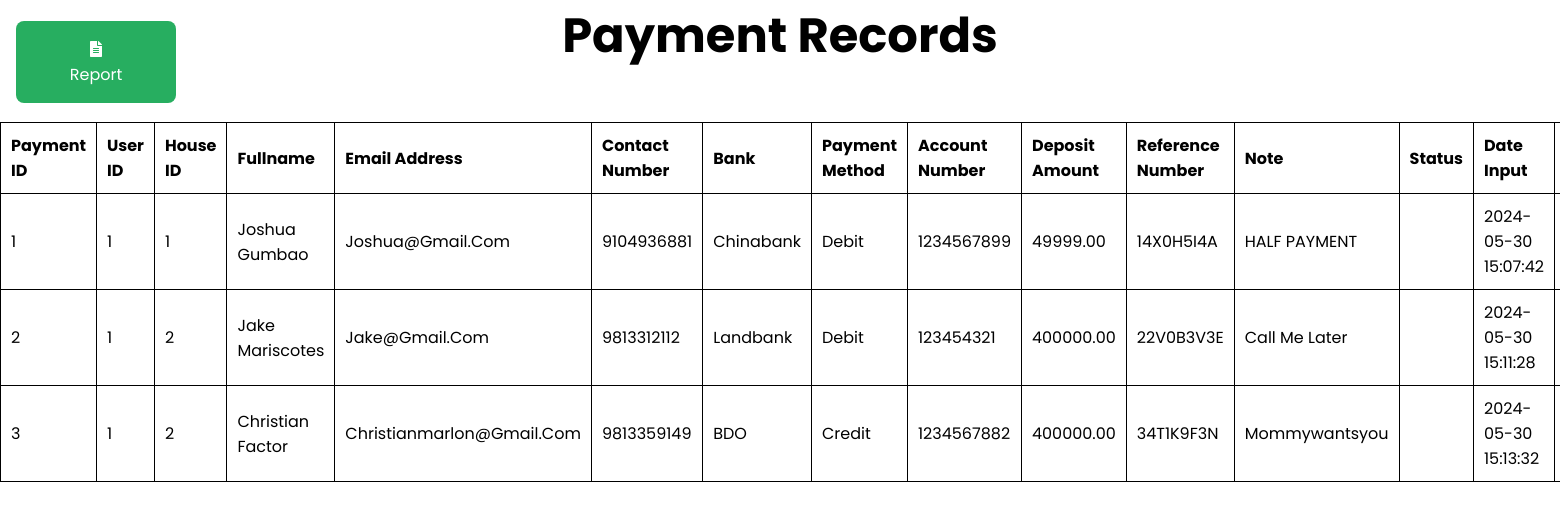
The page /admin_order.php on the database its author committed.
### tables this page shows
CREATE TABLE `payment` (
  `paymentId` int(11) NOT NULL,
  `user_id` int(11) NOT NULL,
  `houseId` int(11) NOT NULL,
  `Fullname` varchar(255) NOT NULL,
  `Email_Address` varchar(255) NOT NULL,
  `Contact_Number` bigint(255) NOT NULL,
  `Bank` enum('BDO','Landbank','Chinabank','') NOT NULL,
  `Payment_Method` enum('Debit','Credit','','') NOT NULL,
  `Account_Number` bigint(255) NOT NULL,
  `Deposit_Amount` decimal(14,2) NOT NULL,
  `Reference_Number` varchar(9) NOT NULL,
  `Note` varchar(255) NOT NULL,
  `Status` enum('Processing','Done','','') NOT NULL,
  `Date_Input` datetime NOT NULL DEFAULT current_timestamp()
);

### admin_order.php (the view, shortened to what this page needs)
<?php
include 'db.php';
$sql = "SELECT * FROM payment";
$result = $conn->query($sql);
?>
<!DOCTYPE html>
<html lang="en">
<head>
    <link rel="stylesheet" href="https://cdnjs.cloudflare.com/ajax/libs/font-awesome/5.15.4/css/all.min.css">
    <link rel="stylesheet" href="css/admin_order.css">
</head>
<body>
<div class="nav-buttons">
       <a href="admin_report.php"class="btn btn-report"><i class="fas fa-file-alt icon"></i>Report</a>
   </div>
    <h1>Payment Records</h1>
    <table>
        <tr>
            <th>Payment ID</th>
            <th>User ID</th>
            <th>House ID</th>
            <th>Fullname</th>
            <th>Email Address</th>
            <th>Contact Number</th>
            <th>Bank</th>
            <th>Payment Method</th>
            <th>Account Number</th>
            <th>Deposit Amount</th>
            <th>Reference Number</th>
            <th>Note</th>
            <th>Status</th>
            <th>Date Input</th>
            <th>Actions</th>
        </tr>
        <?php
        if ($result->num_rows > 0) {
            while($row = $result->fetch_assoc()) {
                echo "<tr>";
                echo "<td>".$row["paymentId"]."</td>";
                echo "<td>".$row["user_id"]."</td>";
                echo "<td>".$row["houseId"]."</td>";
                echo "<td>".$row["Fullname"]."</td>";
                echo "<td>".$row["Email_Address"]."</td>";
                echo "<td>".$row["Contact_Number"]."</td>";
                echo "<td>".$row["Bank"]."</td>";
                echo "<td>".$row["Payment_Method"]."</td>";
                echo "<td>".$row["Account_Number"]."</td>";
                echo "<td>".$row["Deposit_Amount"]."</td>";
                echo "<td>".$row["Reference_Number"]."</td>";
                echo "<td>".$row["Note"]."</td>";
                echo "<td>".$row["Status"]."</td>";
                echo "<td>".$row["Date_Input"]."</td>";
                echo "<td>
                    <form method='post'>
                        <input type='hidden' name='paymentId' value='".$row["paymentId"]."'>
                        <input type='submit' name='confirm' value='Confirm'>
                    </form>
                    <form method='post'>
                        <input type='hidden' name='paymentId' value='".$row["paymentId"]."'>
                        <input type='submit' name='delete' value='Delete'>
                    </form>
                </td>";
                echo "</tr>";
            }
        } else {
            echo "<tr><td colspan='15'>No records found</td></tr>";
        }
        ?>
    </table>
</body>
</html>

### css/admin_order.css (style rules this page uses)
:root { --green: #27ae60; --black: #333; --white: #fff; --bg-color: #eee; --box-shadow: 0 .5rem 1rem rgba(0, 0, 0, .1); --border: .1rem solid var(--black); }
* { font-family: 'Poppins', sans-serif; margin: 0; padding: 0; box-sizing: border-box; outline: none; border: none; text-decoration: none; text-transform: capitalize; }
h1 { text-align: center; font-size: 3em; }
table { margin-top: 50px; width: 100%; border-collapse: collapse; }
table, th, td { border: 1px solid black; }
th, td { padding: 10px; text-align: left; }
.nav-buttons { position: fixed; top: 1rem; left: 1rem; display: flex; flex-direction: row; gap: 1rem; }
.btn { display: block; width: 10rem; cursor: pointer; border-radius: .5rem; margin-top: 5px; font-size: 1rem; padding: 1rem 3rem; background: var(--green); color: var(--white); text-align: center; transition: background-color 0.3s ease; }

### rows shown on the page
payment: paymentId "1", user "1", houseId "1", Fullname "Joshua Gumbao", Email_Address "Joshua@gmail.com", Contact_Number "9104936881", Bank "Chinabank", Payment_Method "Debit", Account_Number "1234567899", Deposit_Amount "49999.00", Reference_Number "14X0H5I4A", Note "HALF PAYMENT", Date_Input "2024-05-30 15:07:42"
payment: paymentId "2", user "1", houseId "2", Fullname "Jake Mariscotes", Email_Address "Jake@gmail.com", Contact_Number "9813312112", Bank "Landbank", Payment_Method "Debit", Account_Number "123454321", Deposit_Amount "400000.00", Reference_Number "22V0B3V3E", Note "Call Me Later", Date_Input "2024-05-30 15:11:28"
payment: paymentId "3", user "1", houseId "2", Fullname "Christian Factor", Email_Address "Christianmarlon@gmail.com", Contact_Number "9813359149", Bank "BDO", Payment_Method "Credit", Account_Number "1234567882", Deposit_Amount "400000.00", Reference_Number "34T1K9F3N", Note "Mommywantsyou", Date_Input "2024-05-30 15:13:32"
